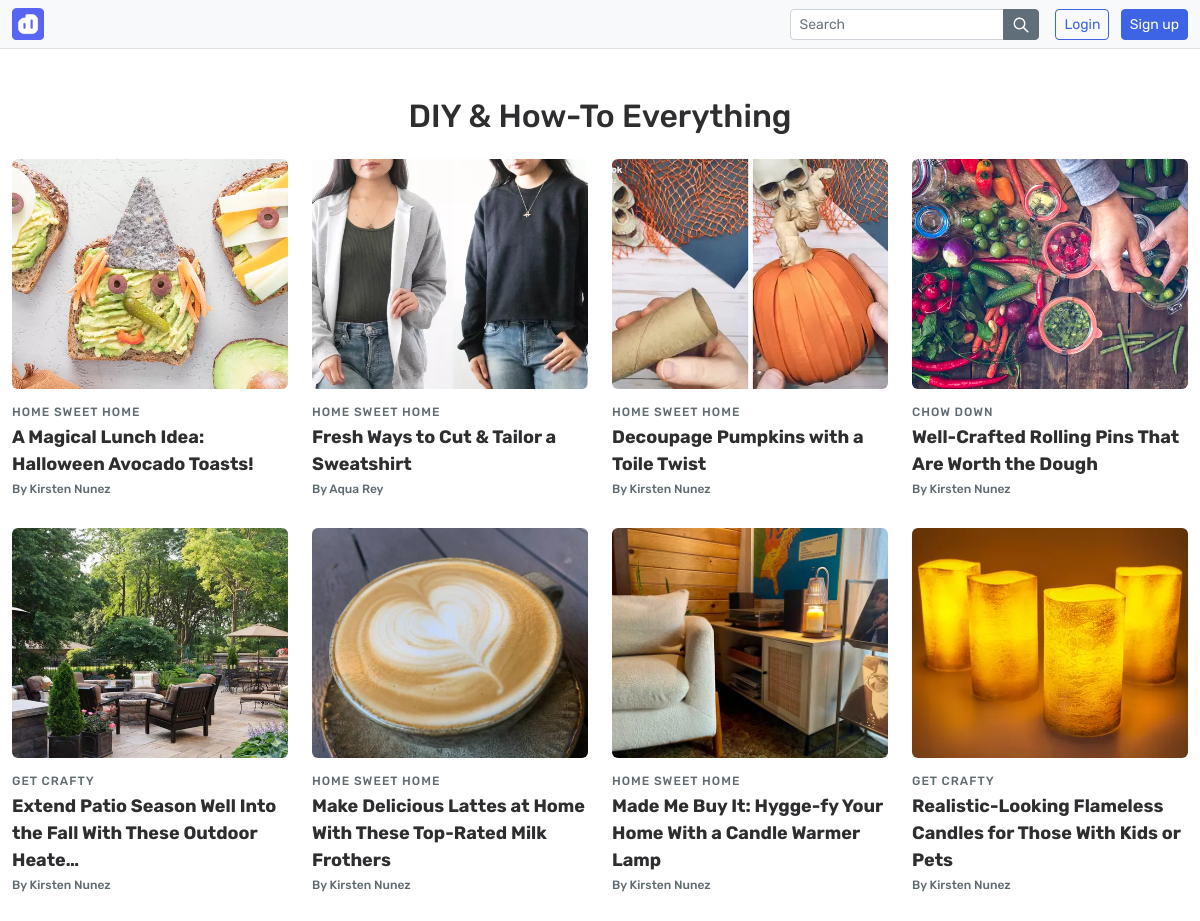
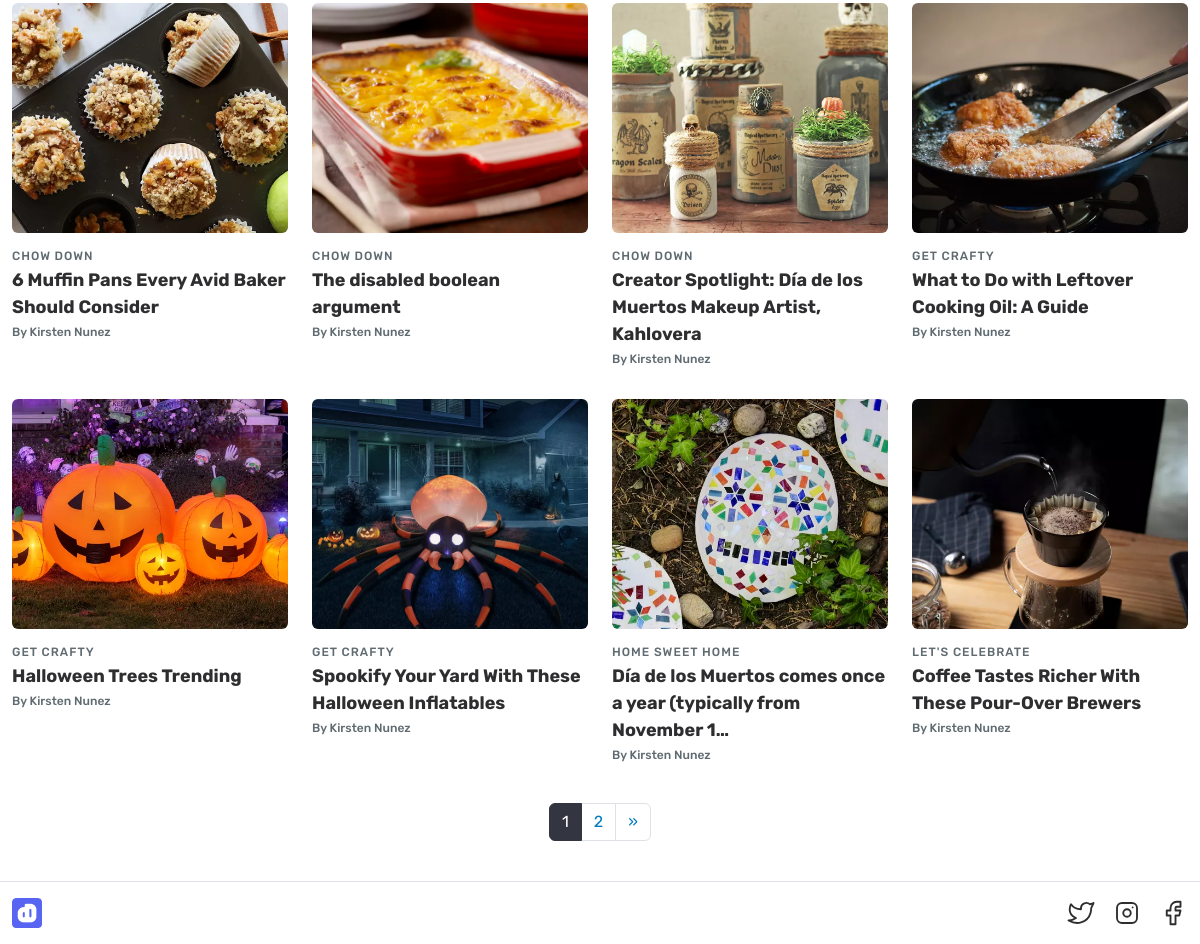
The page / on the database its author committed (2 pictures, top to bottom).
### feed/models.py (models this page shows, shortened)
class Post(models.Model):
    author = models.ForeignKey(AUTH_USER_MODEL, on_delete=models.CASCADE)
    category = models.ForeignKey(Category, on_delete=models.PROTECT)
    title = models.CharField(max_length=128, db_index=True)
    slug = AutoSlugField(populate_from='title', db_index=True)
    description = models.CharField(max_length=256, db_index=True)
    thumbnail = models.ImageField(upload_to=PHOTOS_PATH)
    body = RichTextField()
    likes = models.ManyToManyField(AUTH_USER_MODEL, related_name='likes', related_query_name='like')
    created_at = models.DateTimeField(auto_now_add=True)
    modified_at = models.DateTimeField(auto_now=True)
    def get_absolute_url(self):
        return reverse('post_detail', kwargs={'post_id': self.pk, 'post_slug': self.slug})
    class Meta:
        verbose_name = 'post'
        verbose_name_plural = 'posts'
        ordering = ['-created_at', 'title', 'description', 'slug', 'pk']

class Category(models.Model):
    name = models.CharField(max_length=64, db_index=True)
    slug = models.SlugField(max_length=64, unique=True, db_index=True)
    class Meta:
        verbose_name = 'category'
        verbose_name_plural = 'categories'
        ordering = ['name', 'slug', 'pk']

class User(AbstractUser):
    bio = models.TextField(max_length=128, blank=True)
    avatar = models.ImageField(upload_to=PHOTOS_PATH, null=True, blank=True)
    bookmarks = models.ManyToManyField(Post, related_name='bookmarks', related_query_name='bookmark')
    class Meta:
        verbose_name = 'user'
        verbose_name_plural = 'users'
        ordering = ['username']

### feed/views.py (the view)
# urls.py: path('', HomeView.as_view(), name='home'),
class HomeView(PostsMixin, ListView):
    pass

### feed/utils.py (called while the page is built)
    def get_context_data(self, **kwargs):
        context = super().get_context_data(**kwargs)
        context['title'] = 'Masonex'
        return context

    def get_queryset(self):
        return super().get_queryset().select_related('category', 'author')

### feed/templates/feed/index.html (shortened to what this page needs)
{% extends 'feed/base_site.html' %}
{% block content %}
<h2 class="my-4 text-center">DIY & How-To Everything</h2>
<div class="row">
    {% for post in posts %}
    <article class="col-lg-3 col-6 mb-4">
        <div class="component-article-listing">
            <img src="{{ post.thumbnail.url }}" class="article-listing__photo rounded" alt="post-image" loading="lazy">
            <h6 class="mt-xl-3 mt-2 mb-1 article-listing__category">{{ post.category.name }}</h6>
            <a href="{{ post.get_absolute_url }}" class="fw-bold text-break article-listing__heading">{{ post.title |   truncatechars:64 }}</a>
            <h6 class="mt-1 article-listing__author">By {{ post.author.get_full_name }}</h6>
        </div>
    </article>
    {% endfor %}
</div>
{% if page_obj.has_other_pages %}
<nav class="mt-2">
	<ul class="pagination justify-content-center">
		{% for page in paginator.page_range %}
		{% if page_obj.number == page %}
        <li class="page-item active"><span class="page-link">{{ page }}</span></li>
		{% elif page <= page_obj.number|add:2 and page >= page_obj.number|add:-2 %}
        <li class="page-item"><a class="page-link" href="?page={{ page }}">{{ page }}</a></li>
		{% endif %}
		{% endfor %}
		{% if page_obj.has_next %}
        <li class="page-item"><a class="page-link" href="?page={{ page_obj.next_page_number }}" aria-label="Next"><span>&raquo;</span></a></li>
		{% endif %}
	</ul>
</nav>
{% endif %}
{% endblock content %}

### feed/templates/feed/base_site.html (shortened to what this page needs)
{% extends 'feed/base.html' %}
{% load static %}
{% block body %}
<header class="sticky-top bg-light border-bottom py-2">
    <div class="container-xxl">
        <div class="d-flex flex-wrap align-items-center justify-content-center">
            <a href="{% url 'home' %}" class="d-flex align-items-center">
                <img src="{% static 'feed/dist/images/logo.png' %}" alt="Logo" width="32" height="32">
            </a>
            <div class="ms-auto me-3">
                <form class="d-none d-sm-inline-block" role="search" action="{% url 'search' %}" method="GET">
                    <div class="input-group input-group-sm">
                        <input type="search" class="form-control" placeholder="Search" aria-label="Search" name="{{ form.query.name }}" value="{{ request.GET.query }}">
                        <button type="submit" class="btn btn-secondary">
                        </button>
                    </div>
                </form>
            </div>
            {% if user.is_authenticated %}
            <div class="dropdown text-end">
                <a href="#" type="button" class="d-block rounded p-1 dropdown-toggle user-menu-dropdown-toggle" data-bs-toggle="dropdown" data-bs-auto-close="outside" aria-expanded="false">
                    <img src="{% if user.avatar %}{{ user.avatar.url }}{% else %}{% static 'feed/dist/images/user.png' %}{% endif %}" alt="Profile photo" width="32" height="32" class="rounded-circle">
                    <svg xmlns="http://www.w3.org/2000/svg" class="icon text-dark dropdown-chevron" width="16" height="16" viewBox="0 0 24 24" stroke-width="2" stroke="currentColor" fill="none" stroke-linecap="round" stroke-linejoin="round">
                        <path stroke="none" d="M0 0h24v24H0z" fill="none"></path>
                        <polyline points="6 9 12 15 18 9"></polyline>
                    </svg>
                </a>
                <ul class="dropdown-menu dropdown-menu-end shadow-sm">
                    <li class="p-2">
                        <a class="dropdown-item bg-light py-2 pe-1 rounded" href="{% url 'profile' %}">
                            <div class="d-flex align-items-center fs-sm">
                                <img src="{% if user.avatar %}{{ user.avatar.url }}{% else %}{% static 'feed/dist/images/user.png' %}{% endif %}" alt="Profile photo" width="32" height="32" class="rounded-circle">
                                <div class="ms-2">
                                    <p class="mb-0 lh-sm fw-medium">{{ user.get_full_name }}</p>
                                    <p class="mb-0 lh-sm text-info">Customize profile</p>
                                </div>
                                <svg xmlns="http://www.w3.org/2000/svg" class="icon ms-2 align-self-center text-muted" width="20" height="20" viewBox="0 0 24 24" stroke-width="2" stroke="currentColor" fill="none" stroke-linecap="round" stroke-linejoin="round">
                                   <path stroke="none" d="M0 0h24v24H0z" fill="none"></path>
                                   <polyline points="9 6 15 12 9 18"></polyline>
                                </svg>
                            </div>
                        </a>
                    </li>
                    <li>
                    <hr class="dropdown-divider"></li>
                    <li>
                        <a class="dropdown-item" href="{% url 'post_create' %}">
                            <div class="d-flex align-items-center gap-2">
                                <svg xmlns="http://www.w3.org/2000/svg" class="icon" width="20" height="20" viewBox="0 0 24 24" stroke-width="2" stroke="currentColor" fill="none" stroke-linecap="round" stroke-linejoin="round">
                                   <path stroke="none" d="M0 0h24v24H0z" fill="none"></path>
                                   <path d="M19 10h-14"></path>
                                   <path d="M5 6h14"></path>
                                   <path d="M14 14h-9"></path>
                                   <path d="M5 18h6"></path>
                                   <path d="M18 15v6"></path>
                                   <path d="M15 18h6"></path>
                                </svg>
                                Create a post
                            </div>
                        </a>
                    </li>
                    <li>
                        <a class="dropdown-item" href="#">
                            <div class="d-flex align-items-center gap-2">
                                <svg xmlns="http://www.w3.org/2000/svg" class="icon" width="20" height="20" viewBox="0 0 24 24" stroke-width="2" stroke="currentColor" fill="none" stroke-linecap="round" stroke-linejoin="round">
                                    <path stroke="none" d="M0 0h24v24H0z" fill="none"></path>
                                    <circle cx="12" cy="12" r="9"></circle>
                                    <line x1="12" y1="17" x2="12" y2="17.01"></line>
                                    <path d="M12 13.5a1.5 1.5 0 0 1 1 -1.5a2.6 2.6 0 1 0 -3 -4"></path>
                                 </svg>
                                Writing guide
                            </div>
                        </a>
                    </li>
                    {% if user.is_staff %}
                    <li>
                        <a class="dropdown-item" href="{% url 'admin:index' %}">
                            <div class="d-flex align-items-center gap-2">
                                <svg xmlns="http://www.w3.org/2000/svg" class="icon" width="24" height="24" viewBox="0 0 24 24" stroke-width="2" stroke="currentColor" fill="none" stroke-linecap="round" stroke-linejoin="round">
                                    <path stroke="none" d="M0 0h24v24H0z" fill="none"></path>
                                    <path d="M4 4h6v8h-6z"></path>
                                    <path d="M4 16h6v4h-6z"></path>
                                    <path d="M14 12h6v8h-6z"></path>
                                    <path d="M14 4h6v4h-6z"></path>
                                </svg>
                                Admin Panel
                            </div>
                        </a>
                    </li>
                    {% endif %}
                    <li>
                    <hr class="dropdown-divider"></li>
                    <li>
                        <a class="dropdown-item" href="{% url 'logout' %}">
                            <div class="d-flex align-items-center gap-2">
                                <svg xmlns="http://www.w3.org/2000/svg" class="icon" width="20" height="20" viewBox="0 0 24 24" stroke-width="2" stroke="currentColor" fill="none" stroke-linecap="round" stroke-linejoin="round">
                                    <path stroke="none" d="M0 0h24v24H0z" fill="none"></path>
                                    <path d="M14 8v-2a2 2 0 0 0 -2 -2h-7a2 2 0 0 0 -2 2v12a2 2 0 0 0 2 2h7a2 2 0 0 0 2 -2v-2"></path>
                                    <path d="M7 12h14l-3 -3m0 6l3 -3"></path>
                                 </svg>
                                 <p class="m-0">Sign out</p>
                            </div>
                        </a>
                    </li>
                </ul>
            </div>
            {% else %}
            <div class="text-end">
                <a href="{% url 'login' %}" type="button" class="btn btn-sm btn-outline-primary me-2">Login</a>
                <a href="{% url 'register' %}" type="button" class="btn btn-sm btn-primary">Sign up</a>
            </div>
            {% endif %}
        </div>
    </div>
</header>
<main class="container-xxl flex-fill d-flex flex-column my-md-4 my-2">
    {% block content %}
    {% endblock content %}
</main>
<footer class="py-3 border-top">
    <div class="container-xxl d-flex justify-content-between ">
        <a href="{% url 'home' %}" class="m-0 p-0 d-block"><img src="{% static 'feed/dist/images/logo.png' %}" alt="masonex" height="30"></a>
        <ul class="list-unstyled d-flex gap-3 m-0">
            <li>
                <a class="nav-link d-block" href="#">
                </a>
            </li>
            <li>
                <a class="nav-link d-block" href="#">
                </a>
            </li>
            <li>
                <a class="nav-link d-block" href="#">
                </a>
            </li>
        </ul>
    </div>
</footer>
{% endblock body %}

### feed/templates/feed/base.html (shortened to what this page needs)
{% load static %}
<!DOCTYPE html>
<html lang="en">
<head>
    <link rel="stylesheet" href="https://cdn.jsdelivr.net/npm/@tabler/icons@latest/iconfont/tabler-icons.min.css">
    <link rel="stylesheet" href="{% static 'feed/dist/css/main.min.css' %}">
</head>
<body class="d-flex flex-column min-vh-100">
    {% block body %}
    {% endblock body %}
</body>
</html>

### rows shown on the page
Post: thumbnail (picture), category.name "HOME SWEET HOME", title "A Magical Lunch Idea: Halloween Avocado Toasts!", author.get_full_name "Kirsten Nunez"
Post: thumbnail (picture), category.name "HOME SWEET HOME", title "Fresh Ways to Cut & Tailor a Sweatshirt", author.get_full_name "Aqua Rey"
Post: thumbnail (picture), category.name "HOME SWEET HOME", title "Decoupage Pumpkins with a Toile Twist", author.get_full_name "Kirsten Nunez"
Post: thumbnail (picture), category.name "CHOW DOWN", title "Well-Crafted Rolling Pins That Are Worth the Dough", author.get_full_name "Kirsten Nunez"
Post: thumbnail (picture), category.name "GET CRAFTY", title "Extend Patio Season Well Into the Fall With These Outdoor Heate…", author.get_full_name "Kirsten Nunez"
Post: thumbnail (picture), category.name "HOME SWEET HOME", title "Make Delicious Lattes at Home With These Top-Rated Milk Frothers", author.get_full_name "Kirsten Nunez"
Post: thumbnail (picture), category.name "HOME SWEET HOME", title "Made Me Buy It: Hygge-fy Your Home With a Candle Warmer Lamp", author.get_full_name "Kirsten Nunez"
Post: thumbnail (picture), category.name "GET CRAFTY", title "Realistic-Looking Flameless Candles for Those With Kids or Pets", author.get_full_name "Kirsten Nunez"
Post: thumbnail (picture), category.name "CHOW DOWN", title "6 Muffin Pans Every Avid Baker Should Consider", author.get_full_name "Kirsten Nunez"
Post: thumbnail (picture), category.name "CHOW DOWN", title "The disabled boolean argument", author.get_full_name "Kirsten Nunez"
Post: thumbnail (picture), category.name "CHOW DOWN", title "Creator Spotlight: Día de los Muertos Makeup Artist, Kahlovera", author.get_full_name "Kirsten Nunez"
Post: thumbnail (picture), category.name "GET CRAFTY", title "What to Do with Leftover Cooking Oil: A Guide", author.get_full_name "Kirsten Nunez"
Post: thumbnail (picture), category.name "GET CRAFTY", title "Halloween Trees Trending", author.get_full_name "Kirsten Nunez"
Post: thumbnail (picture), category.name "GET CRAFTY", title "Spookify Your Yard With These Halloween Inflatables", author.get_full_name "Kirsten Nunez"
Post: thumbnail (picture), category.name "HOME SWEET HOME", title "Día de los Muertos comes once a year (typically from November 1…", author.get_full_name "Kirsten Nunez"
Post: thumbnail (picture), category.name "LET'S CELEBRATE", title "Coffee Tastes Richer With These Pour-Over Brewers", author.get_full_name "Kirsten Nunez"

### other values the page prints
{{ page }} "1"
{{ page }} "2"
